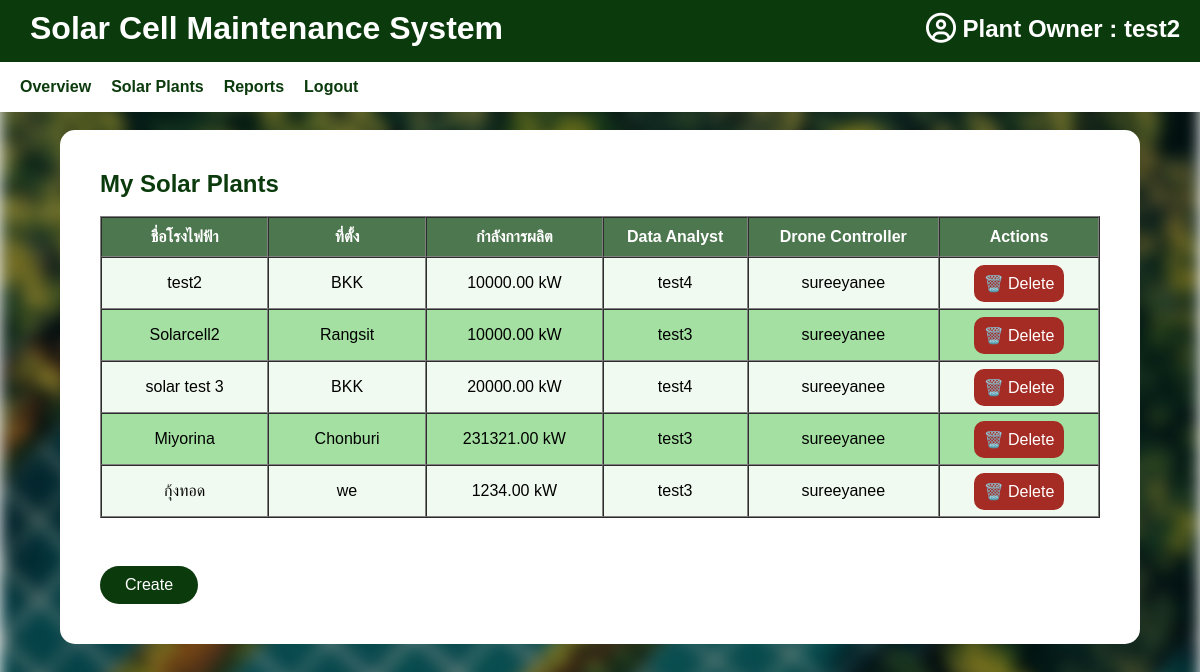
The app's page /plant/my-plants/ (signed in) with its own data.
### accounts/models.py (models this page shows, shortened)
class CustomUser(AbstractUser):
    ROLE_CHOICES = [
        ("site_admin", "Site Admin"),     # ผู้ดูแลเว็บไซต์
        ("plant_owner", "Plant Owner"),
        ("data_analyst", "Data Analyst"),
        ("drone_controller", "Drone Controller"),
    ]
    role = models.CharField(max_length=20, choices=ROLE_CHOICES, default="plant_owner")

### plant/models.py (models this page shows, shortened)
class SolarPlant(models.Model):
    name = models.CharField(max_length=255, verbose_name="ชื่อโรงไฟฟ้า")
    location = models.CharField(max_length=255, verbose_name="ที่ตั้งโรงไฟฟ้า")
    latitude = models.FloatField(verbose_name="ละติจูด", null=True, blank=True)
    longitude = models.FloatField(verbose_name="ลองจิจูด", null=True, blank=True)
    owner = models.ForeignKey(
        settings.AUTH_USER_MODEL,
        on_delete=models.CASCADE,
        related_name='plants',
        verbose_name="เจ้าของโรง"
    )
    installed_capacity_kw = models.DecimalField(
        max_digits=10, decimal_places=2,
        null=True, blank=True,
        verbose_name="กำลังการผลิต (kW)"
    )
    description = models.TextField(blank=True, verbose_name="รายละเอียดเพิ่มเติม")
    created_at = models.DateTimeField(auto_now_add=True)
    data_analyst = models.ForeignKey(
        settings.AUTH_USER_MODEL,
        on_delete=models.SET_NULL,
        null=True, blank=True,
        limit_choices_to={'role': 'data_analyst'},
        related_name='assigned_analyst_plants',
        verbose_name="นักวิเคราะห์ข้อมูล"
    )
    drone_controller = models.ForeignKey(
        settings.AUTH_USER_MODEL,
        on_delete=models.SET_NULL,
        null=True, blank=True,
        limit_choices_to={'role': 'drone_controller'},
        related_name='assigned_drone_plants',
        verbose_name="ผู้ควบคุมโดรน"
    )

### plant/views.py (the view)
# urls.py: path('my-plants/', views.plant_list_view, name='plant_list'),
@login_required
def plant_list_view(request):
    plants = SolarPlant.objects.filter(owner=request.user)
    return render(request, 'dashboard/plant_list.html', {'plants': plants})

### templates/dashboard/plant_list.html (shortened to what this page needs)
{% extends 'dash.html' %}
{% load static %}
{% block class_name %}upload-form-container{% endblock %}
{% block content %}
<h2 class="upload-title">My Solar Plants</h2>
<br>
{% if plants %}
  <table border="1" cellpadding="10" cellspacing="0" style="width:100%; background:white; color:black;">
    <thead style="background:#0b3b0d; color:white;">
      <tr>
        <th>ชื่อโรงไฟฟ้า</th>
        <th>ที่ตั้ง</th>
        <th>กำลังการผลิต</th>
        <th>Data Analyst</th>
        <th>Drone Controller</th>
        <th>Actions</th>
      </tr>
    </thead>
    <tbody>
      {% for plant in plants %}
        <tr class = "plant-wide">
          <td class="clickable"><a href="{% url 'plant_detail_solar' plant.pk %}">{{ plant.name }}</a></td>
          <td>{{ plant.location }}</td>
          <td>{{ plant.installed_capacity_kw }} kW</td>
          <td>{{ plant.data_analyst.username }}</td>
          <td>{{ plant.drone_controller.username }}</td>
          <td style="text-align: center; vertical-align: middle;">
            <a href="{% url 'delete_plant' plant.pk %}" class="btn-red">🗑️ Delete</a>
          </td>
        </tr>
      {% endfor %}
    </tbody>
  </table>
<br>
<div class="button-group">
  <a href="{% url 'create_plant' %}" class="btn-green">Create</a>
</div>
{% else %}
  <p>คุณยังไม่มีโรงไฟฟ้า</p>
{% endif %}
{% endblock %}

### templates/dash.html (shortened to what this page needs)
{% load static %}
<!DOCTYPE html>
<html lang="en">
<head>
    <link rel="stylesheet" href="{% static 'css/style.css' %}">
    <link rel="stylesheet" href="https://cdnjs.cloudflare.com/ajax/libs/font-awesome/6.5.0/css/all.min.css">
</head>
<body class="dash">
    <header>
    <div class="header-top">
        <h1>Solar Cell Maintenance System</h1>
        <h2 class="user-info" style="position: absolute; top: 15px; right: 20px; font-weight: bold; color: white;">
            <i class="fa-regular fa-circle-user fa-lg" style="color: #ffffff;"></i> {{ request.user.get_role_display|default:request.user.role|capfirst }} : {{ request.user.username }}
        </h2>
    </div>
    {% block navbar %}
    <nav class="navbar">
        {% if request.user.role == 'plant_owner' %}
            {% include 'navbars/navbar_plant_owner.html' %}
        {% elif request.user.role == 'data_analyst' %}
            {% include 'navbars/navbar_data_analyst.html' %}
        {% elif request.user.role == 'drone_controller' %}
            {% include 'navbars/navbar_drone_controller.html' %}
        {% endif %}
    </nav>
    {% endblock %}
    </header>
    <div class="{% block class_name %}dash-container{% endblock %}">
        {% block content %}
        {% endblock %}
    </div>
</body>
</html>

### static/css/style.css (style rules this page uses)
body.dash { position: relative; margin: 0; padding: 0; min-height: 100vh; font-family: 'Arial', sans-serif; }
body.dash::before { content: ''; position: fixed; pointer-events: none; top: 0; left: 0; width: 100%; height: 100%; background-image: url("/static/images/solar-bg.jpg"); background-size: cover; background-position: center; background-repeat: no-repeat; filter: blur(8px) brightness(0.7); z-index: -1; }
.dash header { background-color: rgb(11, 59, 13); display: flex; flex-direction: column; align-items: stretch; padding: 0; position: fixed; top: 0; left: 0; width: 100%; z-index: 1000; box-shadow: 0px 2px 5px rgba(0, 0, 0, 0.1); }
.header-top { display: flex; justify-content: space-between; align-items: center; padding: 10px 30px; background-color: rgb(11, 59, 13); color: white; }
.navbar { background-color: rgb(255, 255, 255); color: rgb(11, 59, 13); display: flex; justify-content: flex-start; padding: 5px 20px; align-items: center; margin: 0; position: relative; top: 5px; width: 100%; height: 40px; }
.dash h1 { color: rgb(255, 255, 255); margin: 0; }
.dash h2 { color: rgb(11, 59, 13); margin: 0; }
.upload-form-container { background: white; padding: 40px; border-radius: 15px; max-width: 1000px; margin: 130px auto 40px auto; display: flex; flex-direction: column; }
.upload-title { color: #0b3b0d; margin-bottom: 30px; }
.button-group { text-decoration: none; margin-top: 30px; display: flex; justify-content: flex-start; gap: 20px; }
.btn-red { text-align: center; text-decoration: none; margin : 10px; padding: 10px; border-radius: 10px; background: #a52c24; color: white; border: none; cursor: pointer; }
.btn-green { text-decoration: none; padding: 10px 25px; border-radius: 25px; background: #0b3b0d; color: white; border: none; cursor: pointer; text-decoration: none; }
tr.plant-wide td { text-align: center; width: 15px; height: 30px; }
table tr:nth-child(even) { background-color: #a3e0a1; }
table tr:nth-child(odd) { background-color: #d4f0d454; }
.clickable { cursor: pointer; transition: box-shadow 0.3s ease, background-color 0.3s ease; }
.clickable a { text-decoration: none; color: inherit; }
td, th { text-align: center; vertical-align: middle; }

### records on screen
CustomUser: user.role "Plant Owner", user.username "test2"
SolarPlant: name "test2", location "BKK", installed_capacity_kw "10000.00", data_analyst.username "test4", drone_controller.username "sureeyanee"
SolarPlant: name "Solarcell2", location "Rangsit", installed_capacity_kw "10000.00", data_analyst.username "test3", drone_controller.username "sureeyanee"
SolarPlant: name "solar test 3", location "BKK", installed_capacity_kw "20000.00", data_analyst.username "test4", drone_controller.username "sureeyanee"
SolarPlant: name "Miyorina", location "Chonburi", installed_capacity_kw "231321.00", data_analyst.username "test3", drone_controller.username "sureeyanee"
SolarPlant: name "กุ้งทอด", location "we", installed_capacity_kw "1234.00", data_analyst.username "test3", drone_controller.username "sureeyanee"
